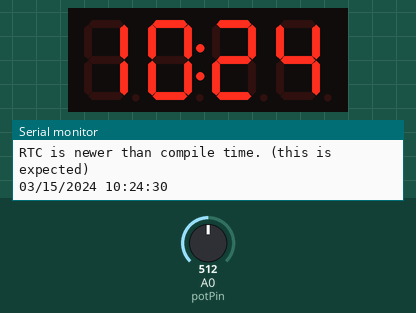
Bench run of a sketch on a simulated Arduino Uno, built with avr-gcc and run on an emulated ATmega328P. Parts: 4-digit seven-segment display, the last lines printed to the serial monitor. The test bench sets the inputs (shaded band); at power-on: A0 (potPin) = 512. The local clock reads 2024-03-15 10:24:30 at power-on unless the sketch sets it.

Above: at 1.5 s.
1.6 s: A0 (potPin) set to 716
4.0 s: A0 (potPin) set to 900
6.1 s: A0 (potPin) set to 306
At 31.3 s:
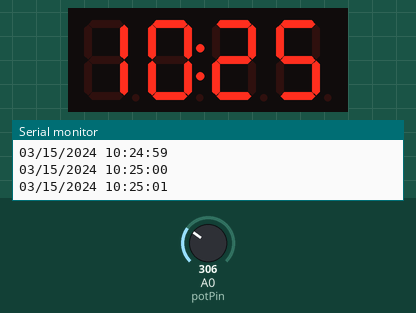
Timing chart, 0 to 31.6 s (numbered marks = the images above; inputs shaded):
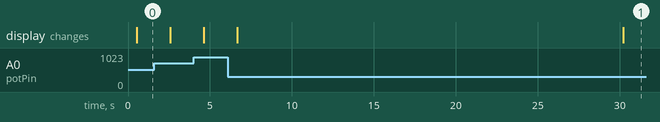

The sketch:

clocktest.ino
```cpp
// CONNECTIONS:
// DS1302 CLK/SCLK --> 5
// DS1302 DAT/IO --> 4
// DS1302 RST/CE --> 2
// DS1302 VCC --> 3.3v - 5v
// DS1302 GND --> GND
// TM1637 CLK --> 6
// TM1637 DIO --> 7
// Potentiometer middle pin --> A0

#include <RtcDS1302.h>
#include <TM1637Display.h>

ThreeWire myWire(4, 5, 2);
RtcDS1302<ThreeWire> Rtc(myWire);
TM1637Display display(6, 7);

const int potPin = A0;
const int offThreshold = 50;
void setup()
{
    Serial.begin(1200);
    display.setBrightness(0x0f);

    Serial.print("compiled: ");
    Serial.print(__DATE__);
    Serial.println(__TIME__);

    Rtc.Begin();

    RtcDateTime compiled = RtcDateTime(__DATE__, __TIME__);
    printDateTime(compiled);
    Serial.println();

    if (!Rtc.IsDateTimeValid())
    {
        Serial.println("RTC lost confidence in the DateTime!");
        Rtc.SetDateTime(compiled);
    }

    if (Rtc.GetIsWriteProtected())
    {
        Serial.println("RTC was write protected, enabling writing now");
        Rtc.SetIsWriteProtected(false);
    }

    if (!Rtc.GetIsRunning())
    {
        Serial.println("RTC was not actively running, starting now");
        Rtc.SetIsRunning(true);
    }

    RtcDateTime now = Rtc.GetDateTime();
    if (now < compiled)
    {
        Serial.println("RTC is older than compile time!  (Updating DateTime)");
        Rtc.SetDateTime(compiled);
    }
    else if (now > compiled)
    {
        Serial.println("RTC is newer than compile time. (this is expected)");
    }
    else if (now == compiled)
    {
        Serial.println("RTC is the same as compile time! (not expected but all is fine)");
    }
}

void loop()
{
    RtcDateTime now = Rtc.GetDateTime();
    printDateTime(now);
    Serial.println();


    int potValue = analogRead(potPin);


    if (potValue < offThreshold) {
        display.setBrightness(0x00);
    } else {

        int brightnessLevel = map(potValue, offThreshold, 1023, 0x01, 0x0f);
        display.setBrightness(brightnessLevel);
    }

    int displayTime = (now.Hour() * 100) + now.Minute();
    display.showNumberDecEx(displayTime, 0b01000000, true);

    if (!now.IsValid())
    {
        Serial.println("RTC lost confidence in the DateTime!");
    }

    delay(1000);
}

#define countof(a) (sizeof(a) / sizeof(a[0]))

void printDateTime(const RtcDateTime& dt)
{
    char datestring[26];
    snprintf_P(datestring,
            countof(datestring),
            PSTR("%02u/%02u/%04u %02u:%02u:%02u"),
            dt.Month(),
            dt.Day(),
            dt.Year(),
            dt.Hour(),
            dt.Minute(),
            dt.Second() );
    Serial.print(datestring);
}
```
